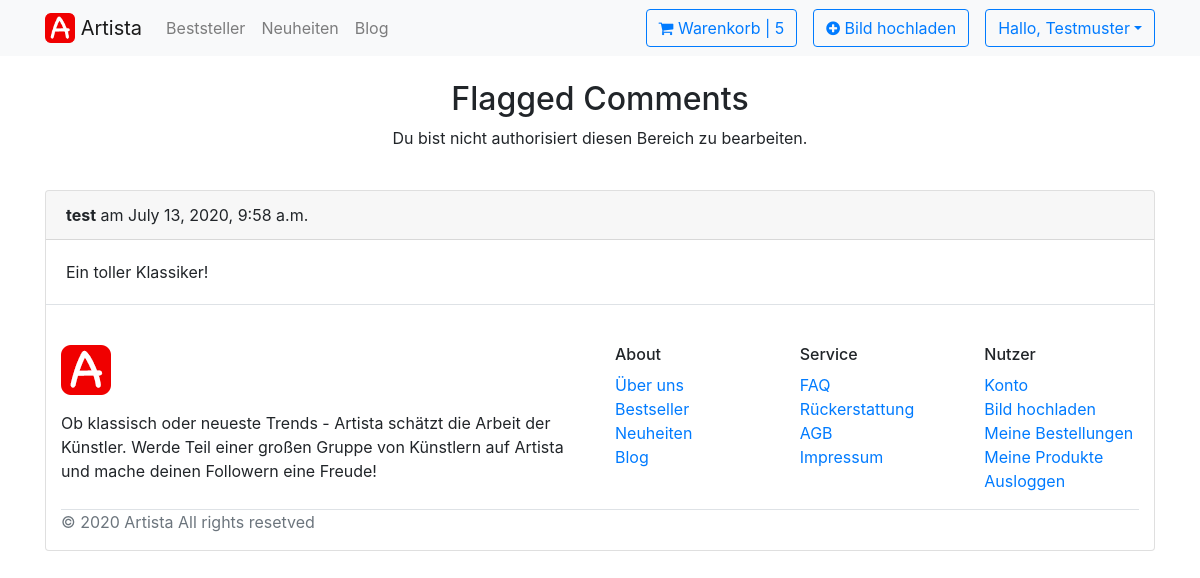
/customerservice/comments-with-flag/ (signed in), run on the app's committed database.
### Profile/models.py (models this page shows)
class ShopUser(AbstractUser):
    profile_picture = models.ImageField(upload_to='profile_pictures/', blank=True, null=True)
    instagram_handle = models.CharField(max_length=100, blank=True, null=True)

### Shop/models.py (models this page shows, shortened)
class Comment(models.Model):
    text = models.TextField(max_length=500)
    timestamp = models.DateTimeField(auto_now_add=True)
    user = models.ForeignKey(ShopUser, on_delete=models.CASCADE)
    product = models.ForeignKey(Product, on_delete=models.CASCADE)
    class Meta:
        ordering = ['timestamp']
        verbose_name = 'Comment'
        verbose_name_plural = 'Comments'
    def get_comment_prefix(self):
        if len(self.text) > 50:
            return self.text[:50] + '...'
        else:
            return self.text
    def get_flags(self):
        flags = Vote_Comment.objects.filter(up_or_down_or_flag='F', comment=self)
        return flags
    def get_flags_count(self):
        return len(self.get_flags())
    def __str__(self):
        return self.get_comment_prefix() + ' (' + self.user.username + ')'

### Customerservice/views.py (the view, shortened to what this page needs)
# urls.py: path('comments-with-flag/', views.CommentsFlagView.as_view(), name='comments-flag'),
class CommentsFlagView(ListView):
    model = Comment
    context_object_name = 'comments_with_flag'
    template_name = 'comments-flag.html'
    def get_context_data(self, **kwargs):
        context = super(CommentsFlagView, self).get_context_data(**kwargs)
        ids = []
        comments = Comment.objects.all()
        for comment in comments:
            print(comment)
            print(comment.get_flags_count())
            if comment.get_flags_count() > 0:
                ids.append(comment.id)
        can_delete = False
        user = self.request.user
        if not user.is_anonymous:
            can_delete = user.is_superuser or user.is_staff
            context['can_delete'] = can_delete
            context['comments_filter'] = Comment.objects.filter(id__in=ids)
            return context

### Shop/context_processors.py (called while the page is built)
def cartitems_processor(request):
    if Order.objects.all():
        cartItems = 0
        items = Order.objects.all()
        for item in items:
            cartItems = cartItems + item.get_cart_items
    return {'cartItems': cartItems}

### Shop/models.py (called while the page is built)
    @property
    def get_cart_items(self):
        orderitems = self.orderitem_set.all()
        total = sum([item.quantity for item in orderitems])
        return total

### Customerservice/templates/comments-flag.html (shortened to what this page needs)
{% extends 'Shop/base.html' %}
{% load static %}
{% block content %}
    <div class="container">
{% block logged_in_content %}
    <h2 class="text-center mt-4">Flagged Comments</h2>
    {% if not can_delete %}
        <p class="text-center">Du bist nicht authorisiert diesen Bereich zu bearbeiten.</p>
    {% endif %}
    {% for comment in comments_filter %}
        <br>
        <div class="card">
         <div class="card-header">
             <strong>{{ comment.user.username }}</strong> am {{ comment.timestamp }}
  </div>
        <div class="card-body">
            <p class="card-text">{{ comment.text }}</p>
    {% endfor %}
{% endblock logged_in_content %}
    </div>
{% endblock content %}

### Shop/templates/Shop/utils/navbar.html (shortened to what this page needs)
{% load static %}
<nav class="navbar navbar-expand-lg navbar-light bg-light">
<div class="container">
  <a class="navbar-brand" href="{% url 'home' %}">
     <img src=" {% static '/images/Artista_Logo.png' %}" width="30" height="30" class="d-inline-block align-top" alt="">
      Artista
  </a>
  <div class="collapse navbar-collapse" id="navbarSupportedContent">
    <ul class="navbar-nav mr-auto">
      <li class="nav-item">
        <a class="nav-link" href="#">Beststeller </a>
      </li>
      <li class="nav-item">
        <a class="nav-link" href="#">Neuheiten </a>
      </li>
      <li class="nav-item">
        <a class="nav-link" href="#">Blog </a>
      </li>
    </ul>
    <ul class="navbar-nav ml-auto">
      <li class="nav-item">
          <a class="btn btn-outline-primary" href="{% url 'cart' %}"><i class="fa fa fa-shopping-cart fa-sm"></i> Warenkorb | {{ cartItems | default:"0"}}</a>
      </li>
      {% if user.is_authenticated or shopuser.is_authenticated %}
      <li class="nav-item px-3">
        <a class="btn btn-outline-primary" href="{% url 'upload' %}"><i class="fa fa fa-plus-circle fa-sm"></i> Bild hochladen</a>
      </li>
        <div class="dropdown">
        <button class="btn btn-outline-primary dropdown-toggle" type="button" id="dropdownMenuButton" data-toggle="dropdown" aria-haspopup="true" aria-expanded="false">Hallo, {{ user.username | title }}</button>
</div>
      {% else %}
      <li>
        <a class="btn btn-warning ml-3" href="{% url 'login' %}">Anmelden</a>
      </li>
      {% endif %}
    </ul>
  </div>
</div>
</nav>

### data on the page
ShopUser: username "Testmuster"
Comment: user.username "test", timestamp "July 13, 2020, 9:58 a.m.", text "Ein toller Klassiker!"

### other printed values
{{ cartItems | default:"0" }} "5"
